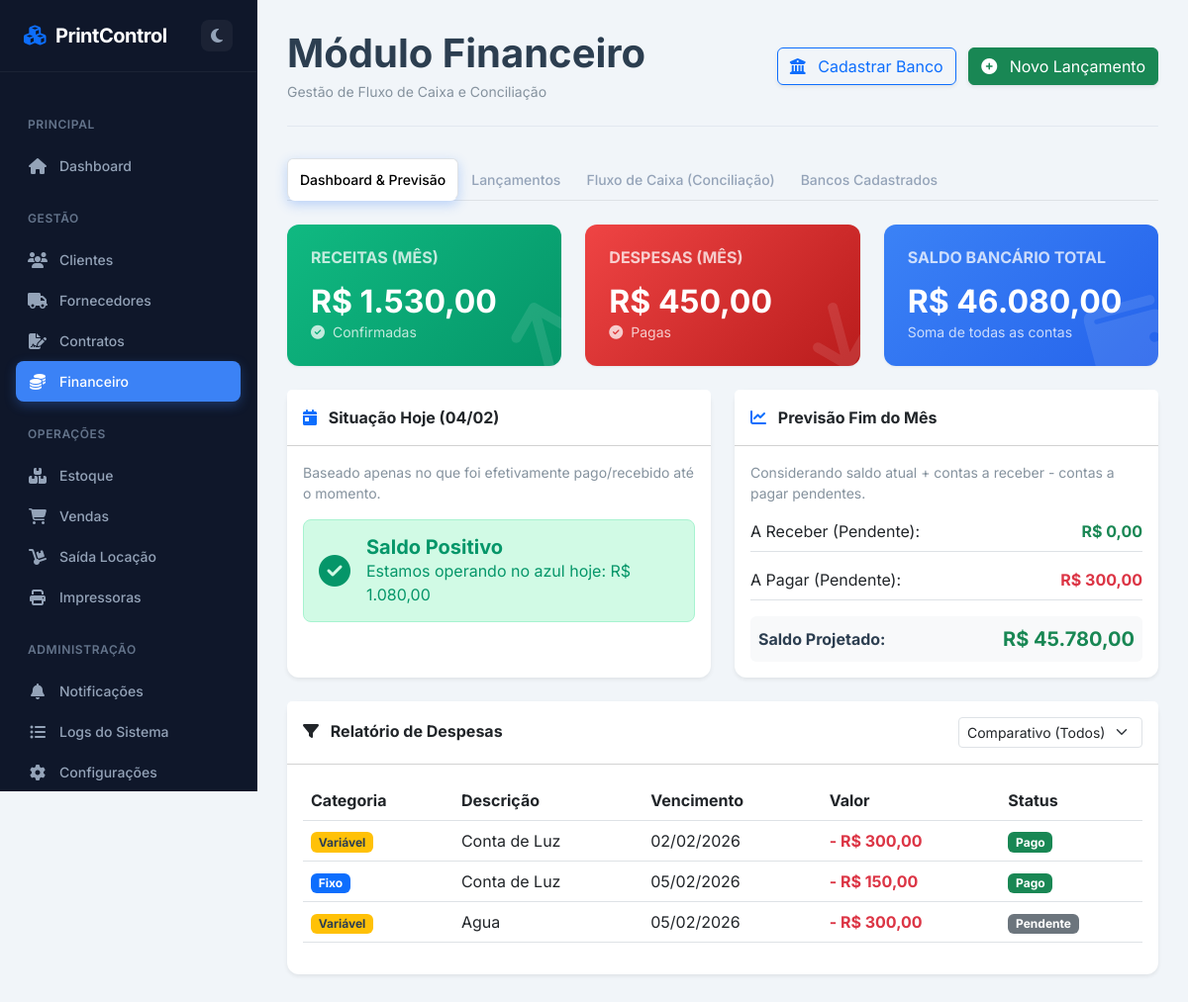
/financeiro, run on the app's committed database.
### app.py (models this page shows)
class LancamentoFinanceiro(db.Model):
    id = db.Column(db.Integer, primary_key=True)
    descricao = db.Column(db.String(200), nullable=False)
    tipo = db.Column(db.String(20)) # 'Receita' ou 'Despesa'
    categoria_custo = db.Column(db.String(20)) # 'Fixo' ou 'Variavel'
    valor = db.Column(db.Float, nullable=False)
    data_vencimento = db.Column(db.Date)
    data_pagamento = db.Column(db.Date) # Se null, está pendente
    pago = db.Column(db.Boolean, default=False)
    banco_id = db.Column(db.Integer, db.ForeignKey('banco.id'), nullable=True)

### app.py (the view)
@app.route('/financeiro')
def financeiro():
    hoje = datetime.now()
    primeiro_dia_mes = hoje.replace(day=1)
    proximo_mes = hoje.replace(day=28) + timedelta(days=4)
    ultimo_dia_mes = proximo_mes - timedelta(days=proximo_mes.day)
    bancos = Banco.query.all()
    saldo_bancos_total = sum(b.saldo_atual for b in bancos)
    movs_mes = LancamentoFinanceiro.query.filter(
        LancamentoFinanceiro.data_pagamento >= primeiro_dia_mes,
        LancamentoFinanceiro.data_pagamento <= ultimo_dia_mes,
        LancamentoFinanceiro.pago == True
    ).all()
    total_receitas_mes = sum(l.valor for l in movs_mes if l.tipo == 'Receita')
    total_despesas_mes = sum(l.valor for l in movs_mes if l.tipo == 'Despesa')
    movs_hoje = LancamentoFinanceiro.query.filter(
        extract('day', LancamentoFinanceiro.data_pagamento) == hoje.day,
        extract('month', LancamentoFinanceiro.data_pagamento) == hoje.month,
        extract('year', LancamentoFinanceiro.data_pagamento) == hoje.year,
        LancamentoFinanceiro.pago == True
    ).all()
    rec_hoje = sum(l.valor for l in movs_hoje if l.tipo == 'Receita')
    desp_hoje = sum(l.valor for l in movs_hoje if l.tipo == 'Despesa')
    saldo_dia_hoje = rec_hoje - desp_hoje # Positivo ou Negativo
    pendentes = LancamentoFinanceiro.query.filter(
        LancamentoFinanceiro.data_vencimento <= ultimo_dia_mes,
        LancamentoFinanceiro.pago == False
    ).all()
    pendente_receita = sum(l.valor for l in pendentes if l.tipo == 'Receita')
    pendente_despesa = sum(l.valor for l in pendentes if l.tipo == 'Despesa')
    saldo_projetado = saldo_bancos_total + pendente_receita - pendente_despesa
    filtro_tipo = request.args.get('filtro_tipo_custo', 'Todos')
    query_rel = LancamentoFinanceiro.query.filter(LancamentoFinanceiro.tipo == 'Despesa')
    if filtro_tipo != 'Todos':
        query_rel = query_rel.filter(LancamentoFinanceiro.categoria_custo == filtro_tipo)
    relatorio_despesas = query_rel.order_by(LancamentoFinanceiro.data_vencimento).limit(50).all()
    fc_banco_id = request.args.get('fc_banco_id')
    fc_banco_selecionado = int(fc_banco_id) if fc_banco_id else (bancos[0].id if bancos else None)
    fc_data_ini = request.args.get('fc_data_ini', primeiro_dia_mes.strftime('%Y-%m-%d'))
    fc_data_fim = request.args.get('fc_data_fim', ultimo_dia_mes.strftime('%Y-%m-%d'))
    fc_extrato = []
    fc_banco_obj = None
    fc_saldo_anterior = 0
    fc_total_receitas = 0
    fc_total_despesas = 0
    if fc_banco_selecionado:
        fc_banco_obj = Banco.query.get(fc_banco_selecionado)
        d_ini = datetime.strptime(fc_data_ini, '%Y-%m-%d')
        d_fim = datetime.strptime(fc_data_fim, '%Y-%m-%d')
        fc_extrato = LancamentoFinanceiro.query.filter(
            LancamentoFinanceiro.banco_id == fc_banco_selecionado,
            LancamentoFinanceiro.pago == True,
            LancamentoFinanceiro.data_pagamento >= d_ini,
            LancamentoFinanceiro.data_pagamento <= d_fim
        ).order_by(LancamentoFinanceiro.data_pagamento).all()
        fc_total_receitas = sum(l.valor for l in fc_extrato if l.tipo == 'Receita')
        fc_total_despesas = sum(l.valor for l in fc_extrato if l.tipo == 'Despesa')
        fc_saldo_anterior = fc_banco_obj.saldo_atual - (fc_total_receitas - fc_total_despesas)
    return render_template('financeiro.html',
                           hoje=hoje,
                           bancos=bancos,
                           saldo_bancos_total=saldo_bancos_total,
                           total_receitas_mes=total_receitas_mes,
                           total_despesas_mes=total_despesas_mes,
                           saldo_dia_hoje=saldo_dia_hoje,
                           pendente_receita=pendente_receita,
                           pendente_despesa=pendente_despesa,
                           saldo_projetado=saldo_projetado,
                           relatorio_despesas=relatorio_despesas,
                           filtro_tipo_custo=filtro_tipo,
                           lancamentos_todos=LancamentoFinanceiro.query.order_by(LancamentoFinanceiro.data_vencimento.desc()).limit(20).all(),
                           fc_banco_selecionado=fc_banco_selecionado,
                           fc_banco_obj=fc_banco_obj,
                           fc_data_ini=fc_data_ini,
                           fc_data_fim=fc_data_fim,
                           fc_extrato=fc_extrato,
                           fc_saldo_anterior=fc_saldo_anterior,
                           fc_total_receitas=fc_total_receitas,
                           fc_total_despesas=fc_total_despesas)

### app.py (called while the page is built)
@app.template_filter('currency')
def currency_filter(value):
    if value is None: value = 0
    return "R$ {:,.2f}".format(value).replace(",", "X").replace(".", ",").replace("X", ".")

@app.context_processor
def utility_processor():
    try:
        config = Configuracao.query.first()
        if not config:
            config = Configuracao()
            db.session.add(config)
            db.session.commit()
        return dict(hoje=datetime.now(), config=config)
    except: return dict(hoje=datetime.now(), config=None)

### templates/financeiro.html (shortened to what this page needs)
{% extends "base.html" %}
{% block content %}
<div id="financeiro-page" class="page-content active">
    <div class="page-header d-flex justify-content-between align-items-center">
        <div>
            <h1 class="page-title">Módulo Financeiro</h1>
            <p class="text-muted small mb-0">Gestão de Fluxo de Caixa e Conciliação</p>
        </div>
        <div>
            <button class="btn btn-outline-primary me-2 shadow-sm" data-bs-toggle="modal" data-bs-target="#modalBanco">
                <i class="fas fa-university me-2"></i> Cadastrar Banco
            </button>
            <button class="btn btn-success shadow-sm" data-bs-toggle="modal" data-bs-target="#modalLancamento">
                <i class="fas fa-plus-circle me-2"></i> Novo Lançamento
            </button>
        </div>
    </div>
    <ul class="nav nav-tabs mb-4" id="finTabs" role="tablist">
        <li class="nav-item"><button class="nav-link active" data-bs-toggle="tab" data-bs-target="#tab-dash">Dashboard & Previsão</button></li>
        <li class="nav-item"><button class="nav-link" data-bs-toggle="tab" data-bs-target="#tab-mov">Lançamentos</button></li>
        <li class="nav-item"><button class="nav-link" data-bs-toggle="tab" data-bs-target="#tab-caixa">Fluxo de Caixa (Conciliação)</button></li>
        <li class="nav-item"><button class="nav-link" data-bs-toggle="tab" data-bs-target="#tab-bancos">Bancos Cadastrados</button></li>
    </ul>
    <div class="tab-content">
        <div class="tab-pane fade show active" id="tab-dash">
            <div class="row g-4 mb-4">
                <div class="col-md-4">
                    <div class="card card-financeiro bg-receita h-100 p-4">
                        <h6 class="text-uppercase opacity-75 fw-bold">Receitas (Mês)</h6>
                        <h2 class="mt-2 mb-0 fw-bold">{{ total_receitas_mes | currency }}</h2>
                        <small class="opacity-75"><i class="fas fa-check-circle me-1"></i> Confirmadas</small>
                        <i class="fas fa-arrow-up icon-bg"></i>
                    </div>
                </div>
                <div class="col-md-4">
                    <div class="card card-financeiro bg-despesa h-100 p-4">
                        <h6 class="text-uppercase opacity-75 fw-bold">Despesas (Mês)</h6>
                        <h2 class="mt-2 mb-0 fw-bold">{{ total_despesas_mes | currency }}</h2>
                        <small class="opacity-75"><i class="fas fa-check-circle me-1"></i> Pagas</small>
                        <i class="fas fa-arrow-down icon-bg"></i>
                    </div>
                </div>
                <div class="col-md-4">
                    <div class="card card-financeiro bg-saldo h-100 p-4">
                        <h6 class="text-uppercase opacity-75 fw-bold">Saldo Bancário Total</h6>
                        <h2 class="mt-2 mb-0 fw-bold">{{ saldo_bancos_total | currency }}</h2>
                        <small class="opacity-75">Soma de todas as contas</small>
                        <i class="fas fa-wallet icon-bg"></i>
                    </div>
                </div>
            </div>
            <div class="row g-4 mb-4">
                <div class="col-lg-6">
                    <div class="card shadow-sm border-0 h-100">
                        <div class="card-header bg-white fw-bold py-3">
                            <i class="fas fa-calendar-day me-2 text-primary"></i> Situação Hoje ({{ hoje.strftime('%d/%m') }})
                        </div>
                        <div class="card-body">
                            <p class="text-muted small mb-3">Baseado apenas no que foi efetivamente pago/recebido até o momento.</p>
                            {% if saldo_dia_hoje >= 0 %}
                                <div class="status-positivo d-flex align-items-center">
                                    <i class="fas fa-check-circle fa-2x me-3"></i>
                                    <div>
                                        <h5 class="mb-0 fw-bold">Saldo Positivo</h5>
                                        <span>Estamos operando no azul hoje: {{ saldo_dia_hoje | currency }}</span>
                                    </div>
                                </div>
                            {% endif %}
                        </div>
                    </div>
                </div>
                <div class="col-lg-6">
                    <div class="card shadow-sm border-0 h-100">
                        <div class="card-header bg-white fw-bold py-3">
                            <i class="fas fa-chart-line me-2 text-primary"></i> Previsão Fim do Mês
                        </div>
                        <div class="card-body">
                            <p class="text-muted small mb-3">Considerando saldo atual + contas a receber - contas a pagar pendentes.</p>
                            <div class="d-flex justify-content-between align-items-center mb-3 border-bottom pb-2">
                                <span>A Receber (Pendente):</span>
                                <span class="text-success fw-bold">{{ pendente_receita | currency }}</span>
                            </div>
                            <div class="d-flex justify-content-between align-items-center mb-3 border-bottom pb-2">
                                <span>A Pagar (Pendente):</span>
                                <span class="text-danger fw-bold">{{ pendente_despesa | currency }}</span>
                            </div>
                            <div class="d-flex justify-content-between align-items-center mt-3 p-2 bg-light rounded">
                                <span class="fw-bold text-dark">Saldo Projetado:</span>
                                <span class="fw-bold fs-5 {% if saldo_projetado >= 0 %}text-success{% else %}text-danger{% endif %}">{{ saldo_projetado | currency }}</span>
                            </div>
                        </div>
                    </div>
                </div>
            </div>
            <div class="card shadow-sm border-0">
                <div class="card-header bg-white py-3 d-flex justify-content-between align-items-center">
                    <h6 class="mb-0 fw-bold"><i class="fas fa-filter me-2"></i> Relatório de Despesas</h6>
                    <form class="d-flex gap-2" method="GET" action="{{ url_for('financeiro') }}">
                        <select class="form-select form-select-sm" name="filtro_tipo_custo" onchange="this.form.submit()">
                            <option value="Todos" {% if filtro_tipo_custo == 'Todos' %}selected{% endif %}>Comparativo (Todos)</option>
                        </select>
                    </form>
                </div>
                <div class="card-body">
                    <div class="table-responsive">
                        <table class="table table-hover align-middle">
                            <thead class="bg-light">
                                <tr>
                                    <th>Categoria</th>
                                    <th>Descrição</th>
                                    <th>Vencimento</th>
                                    <th>Valor</th>
                                    <th>Status</th>
                                </tr>
                            </thead>
                            <tbody>
                                {% for lanc in relatorio_despesas %}
                                <tr>
                                    <td>
                                        {% if lanc.categoria_custo == 'Fixo' %}
                                            <span class="badge bg-primary">Fixo</span>
                                        {% else %}
                                            <span class="badge bg-warning text-dark">Variável</span>
                                        {% endif %}
                                    </td>
                                    <td>{{ lanc.descricao }}</td>
                                    <td>{{ lanc.data_vencimento.strftime('%d/%m/%Y') }}</td>
                                    <td class="fw-bold text-danger">- {{ lanc.valor | currency }}</td>
                                    <td>
                                        {% if lanc.pago %}
                                            <span class="badge bg-success">Pago</span>
                                        {% else %}
                                            <span class="badge bg-secondary">Pendente</span>
                                        {% endif %}
                                    </td>
                                </tr>
                                {% else %}
                                <tr><td colspan="5" class="text-center py-4 text-muted">Nenhum registro encontrado para este filtro.</td></tr>
                                {% endfor %}
                            </tbody>
                        </table>
                    </div>
                </div>
            </div>
        </div>
    </div>
</div>
{% endblock %}

### templates/base.html (style rules this page uses)
:root { --bg-body: #f1f5f9; --text-main: #2c3e50; --text-muted: #85929e; --sidebar-bg: #0f172a; --sidebar-width: 260px; --primary-color: #3b82f6; --card-bg: #ffffff; --border-color: #e2e8f0; --input-bg: #ffffff; --input-border: #cbd5e1; }
body { font-family: 'Inter', sans-serif; background-color: var(--bg-body); color: var(--text-main); transition: background-color 0.3s, color 0.3s; overflow-x: hidden; }
.nav-link { display: flex; align-items: center; padding: 10px 12px; color: #94a3b8; border-radius: 8px; font-weight: 500; font-size: 14px !important; transition: all 0.2s; text-decoration: none; }
.nav-link.active { background-color: var(--primary-color); color: white; box-shadow: 0 4px 12px rgba(59, 130, 246, 0.3); }
.page-header { padding-bottom: 1.5rem; margin-bottom: 2rem; border-bottom: 1px solid var(--border-color); }
.page-title { font-weight: 700; color: var(--text-main); margin-bottom: 0.25rem; }
.text-dark { color: var(--text-main) !important; }
.text-muted { color: var(--text-muted) !important; }
.card { box-shadow: 0 1px 3px rgba(0,0,0,0.05); border: none; border-radius: 12px; }

### templates/financeiro.html (style rules this page uses)
.card-financeiro { border: none; border-radius: 12px; transition: all 0.3s; position: relative; overflow: hidden; }
.icon-bg { position: absolute; right: -10px; bottom: -10px; font-size: 5rem; opacity: 0.1; transform: rotate(-15deg); }
.bg-receita { background: linear-gradient(135deg, #10b981, #059669); color: white; }
.bg-despesa { background: linear-gradient(135deg, #ef4444, #b91c1c); color: white; }
.bg-saldo { background: linear-gradient(135deg, #3b82f6, #2563eb); color: white; }
.status-positivo { color: #059669; background-color: #d1fae5; border: 1px solid #a7f3d0; border-radius: 8px; padding: 15px; }

### data on the page
LancamentoFinanceiro: categoria_custo "Variável", descricao "Conta de Luz", data_vencimento "02/02/2026", valor "R$ 300,00", pago "Pago"
LancamentoFinanceiro: categoria_custo "Fixo", descricao "Conta de Luz", data_vencimento "05/02/2026", valor "R$ 150,00", pago "Pago"
LancamentoFinanceiro: categoria_custo "Variável", descricao "Agua", data_vencimento "05/02/2026", valor "R$ 300,00", pago "Pendente"

### other printed values
{{ total_receitas_mes | currency }} "R$ 1.530,00"
{{ total_despesas_mes | currency }} "R$ 450,00"
{{ saldo_bancos_total | currency }} "R$ 46.080,00"
{{ hoje.strftime('%d/%m') }} "04/02"
{{ saldo_dia_hoje | currency }} "R$ 1.080,00"
{{ pendente_receita | currency }} "R$ 0,00"
{{ pendente_despesa | currency }} "R$ 300,00"
{{ saldo_projetado | currency }} "R$ 45.780,00"
